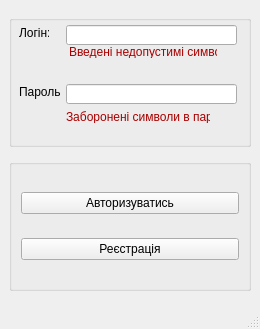
<?xml version="1.0" encoding="UTF-8"?>
<ui version="4.0">
 <class>Login</class>
 <widget class="QMainWindow" name="Login">
  <property name="geometry">
   <rect>
    <x>0</x>
    <y>0</y>
    <width>260</width>
    <height>329</height>
   </rect>
  </property>
  <property name="minimumSize">
   <size>
    <width>239</width>
    <height>294</height>
   </size>
  </property>
  <property name="maximumSize">
   <size>
    <width>260</width>
    <height>329</height>
   </size>
  </property>
  <property name="windowTitle">
   <string>Авторизація</string>
  </property>
  <widget class="QWidget" name="centralwidget">
   <layout class="QGridLayout" name="gridLayout_2">
    <item row="2" column="0">
     <widget class="QGroupBox" name="groupBox_2">
      <property name="maximumSize">
       <size>
        <width>242</width>
        <height>132</height>
       </size>
      </property>
      <property name="title">
       <string/>
      </property>
      <layout class="QGridLayout" name="gridLayout_3">
       <item row="0" column="0">
        <widget class="QPushButton" name="pushButton">
         <property name="text">
          <string>Авторизуватись</string>
         </property>
        </widget>
       </item>
       <item row="1" column="0">
        <widget class="QPushButton" name="pushButton_2">
         <property name="text">
          <string>Реєстрація</string>
         </property>
        </widget>
       </item>
      </layout>
     </widget>
    </item>
    <item row="1" column="0">
     <widget class="QGroupBox" name="groupBox">
      <property name="minimumSize">
       <size>
        <width>221</width>
        <height>123</height>
       </size>
      </property>
      <property name="maximumSize">
       <size>
        <width>242</width>
        <height>132</height>
       </size>
      </property>
      <property name="title">
       <string/>
      </property>
      <property name="checkable">
       <bool>false</bool>
      </property>
      <widget class="QLabel" name="label_2">
       <property name="geometry">
        <rect>
         <x>10</x>
         <y>69</y>
         <width>41</width>
         <height>16</height>
        </rect>
       </property>
       <property name="text">
        <string>Пароль:</string>
       </property>
      </widget>
      <widget class="QLabel" name="label_3">
       <property name="enabled">
        <bool>true</bool>
       </property>
       <property name="geometry">
        <rect>
         <x>60</x>
         <y>30</y>
         <width>148</width>
         <height>13</height>
        </rect>
       </property>
       <property name="palette">
        <palette>
         <active>
          <colorrole role="WindowText">
           <brush brushstyle="SolidPattern">
            <color alpha="255">
             <red>170</red>
             <green>0</green>
             <blue>0</blue>
            </color>
           </brush>
          </colorrole>
          <colorrole role="Text">
           <brush brushstyle="SolidPattern">
            <color alpha="255">
             <red>170</red>
             <green>16</green>
             <blue>49</blue>
            </color>
           </brush>
          </colorrole>
          <colorrole role="PlaceholderText">
           <brush brushstyle="SolidPattern">
            <color alpha="128">
             <red>170</red>
             <green>16</green>
             <blue>49</blue>
            </color>
           </brush>
          </colorrole>
         </active>
         <inactive>
          <colorrole role="WindowText">
           <brush brushstyle="SolidPattern">
            <color alpha="255">
             <red>170</red>
             <green>0</green>
             <blue>0</blue>
            </color>
           </brush>
          </colorrole>
          <colorrole role="Text">
           <brush brushstyle="SolidPattern">
            <color alpha="255">
             <red>170</red>
             <green>16</green>
             <blue>49</blue>
            </color>
           </brush>
          </colorrole>
          <colorrole role="PlaceholderText">
           <brush brushstyle="SolidPattern">
            <color alpha="128">
             <red>170</red>
             <green>16</green>
             <blue>49</blue>
            </color>
           </brush>
          </colorrole>
         </inactive>
         <disabled>
          <colorrole role="WindowText">
           <brush brushstyle="SolidPattern">
            <color alpha="255">
             <red>120</red>
             <green>120</green>
             <blue>120</blue>
            </color>
           </brush>
          </colorrole>
          <colorrole role="Text">
           <brush brushstyle="SolidPattern">
            <color alpha="255">
             <red>120</red>
             <green>120</green>
             <blue>120</blue>
            </color>
           </brush>
          </colorrole>
          <colorrole role="PlaceholderText">
           <brush brushstyle="SolidPattern">
            <color alpha="128">
             <red>0</red>
             <green>0</green>
             <blue>0</blue>
            </color>
           </brush>
          </colorrole>
         </disabled>
        </palette>
       </property>
       <property name="mouseTracking">
        <bool>false</bool>
       </property>
       <property name="text">
        <string>Введені недопустимі символи</string>
       </property>
      </widget>
      <widget class="QLineEdit" name="lineEdit_2">
       <property name="geometry">
        <rect>
         <x>57</x>
         <y>69</y>
         <width>171</width>
         <height>20</height>
        </rect>
       </property>
       <property name="autoFillBackground">
        <bool>false</bool>
       </property>
      </widget>
      <widget class="QLineEdit" name="lineEdit">
       <property name="geometry">
        <rect>
         <x>57</x>
         <y>10</y>
         <width>171</width>
         <height>20</height>
        </rect>
       </property>
      </widget>
      <widget class="QLabel" name="label">
       <property name="geometry">
        <rect>
         <x>10</x>
         <y>10</y>
         <width>30</width>
         <height>16</height>
        </rect>
       </property>
       <property name="text">
        <string>Логін:</string>
       </property>
      </widget>
      <widget class="QLabel" name="label_4">
       <property name="geometry">
        <rect>
         <x>57</x>
         <y>95</y>
         <width>144</width>
         <height>13</height>
        </rect>
       </property>
       <property name="palette">
        <palette>
         <active>
          <colorrole role="WindowText">
           <brush brushstyle="SolidPattern">
            <color alpha="255">
             <red>170</red>
             <green>0</green>
             <blue>0</blue>
            </color>
           </brush>
          </colorrole>
          <colorrole role="PlaceholderText">
           <brush brushstyle="SolidPattern">
            <color alpha="128">
             <red>170</red>
             <green>46</green>
             <blue>16</blue>
            </color>
           </brush>
          </colorrole>
         </active>
         <inactive>
          <colorrole role="WindowText">
           <brush brushstyle="SolidPattern">
            <color alpha="255">
             <red>170</red>
             <green>0</green>
             <blue>0</blue>
            </color>
           </brush>
          </colorrole>
          <colorrole role="PlaceholderText">
           <brush brushstyle="SolidPattern">
            <color alpha="128">
             <red>170</red>
             <green>46</green>
             <blue>16</blue>
            </color>
           </brush>
          </colorrole>
         </inactive>
         <disabled>
          <colorrole role="WindowText">
           <brush brushstyle="SolidPattern">
            <color alpha="255">
             <red>120</red>
             <green>120</green>
             <blue>120</blue>
            </color>
           </brush>
          </colorrole>
          <colorrole role="PlaceholderText">
           <brush brushstyle="SolidPattern">
            <color alpha="128">
             <red>0</red>
             <green>0</green>
             <blue>0</blue>
            </color>
           </brush>
          </colorrole>
         </disabled>
        </palette>
       </property>
       <property name="text">
        <string>Заборонені символи в паролі</string>
       </property>
      </widget>
     </widget>
    </item>
   </layout>
  </widget>
  <widget class="QMenuBar" name="menubar">
   <property name="geometry">
    <rect>
     <x>0</x>
     <y>0</y>
     <width>260</width>
     <height>21</height>
    </rect>
   </property>
  </widget>
  <widget class="QStatusBar" name="statusbar"/>
 </widget>
 <resources/>
 <connections/>
</ui>
